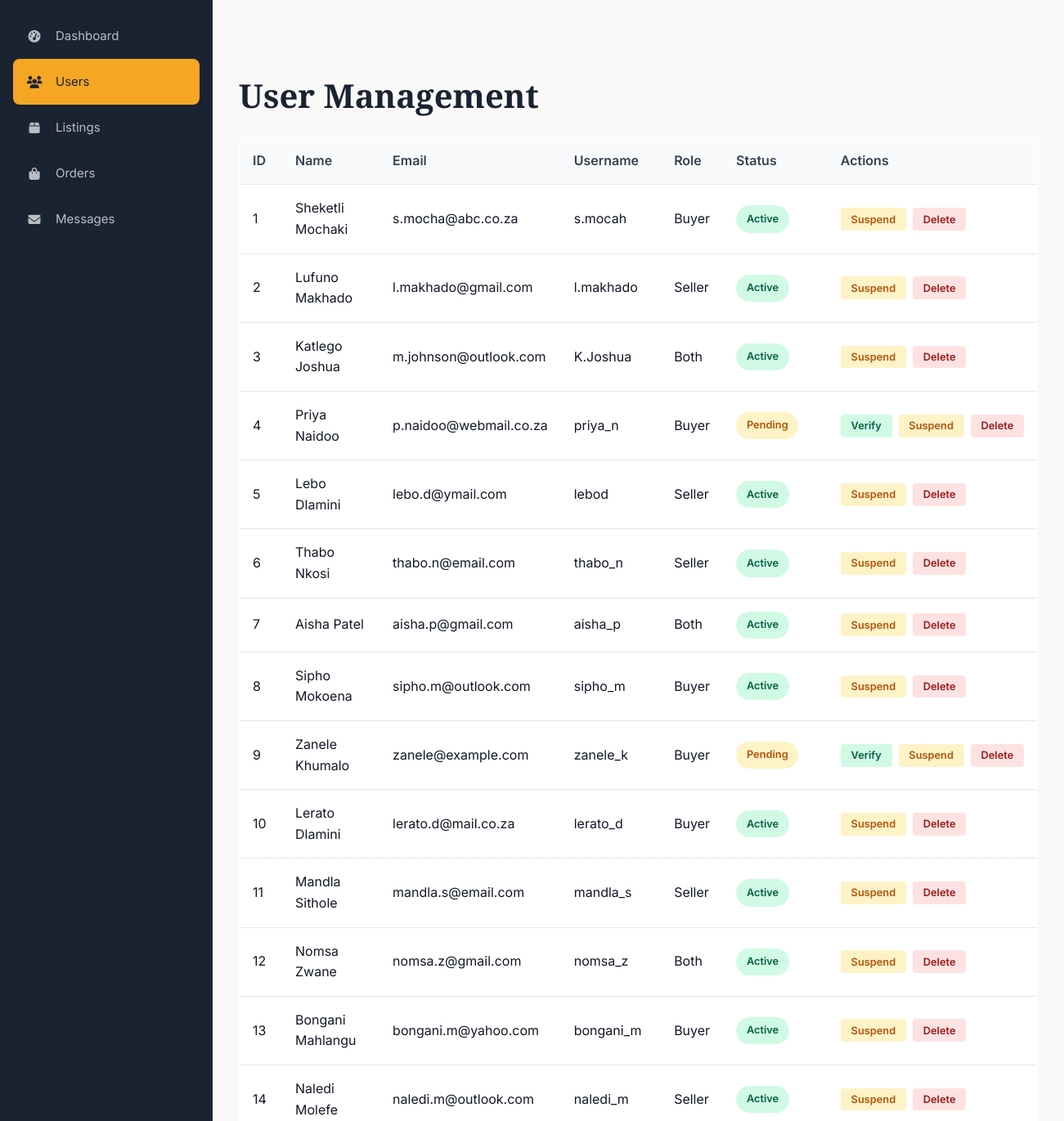
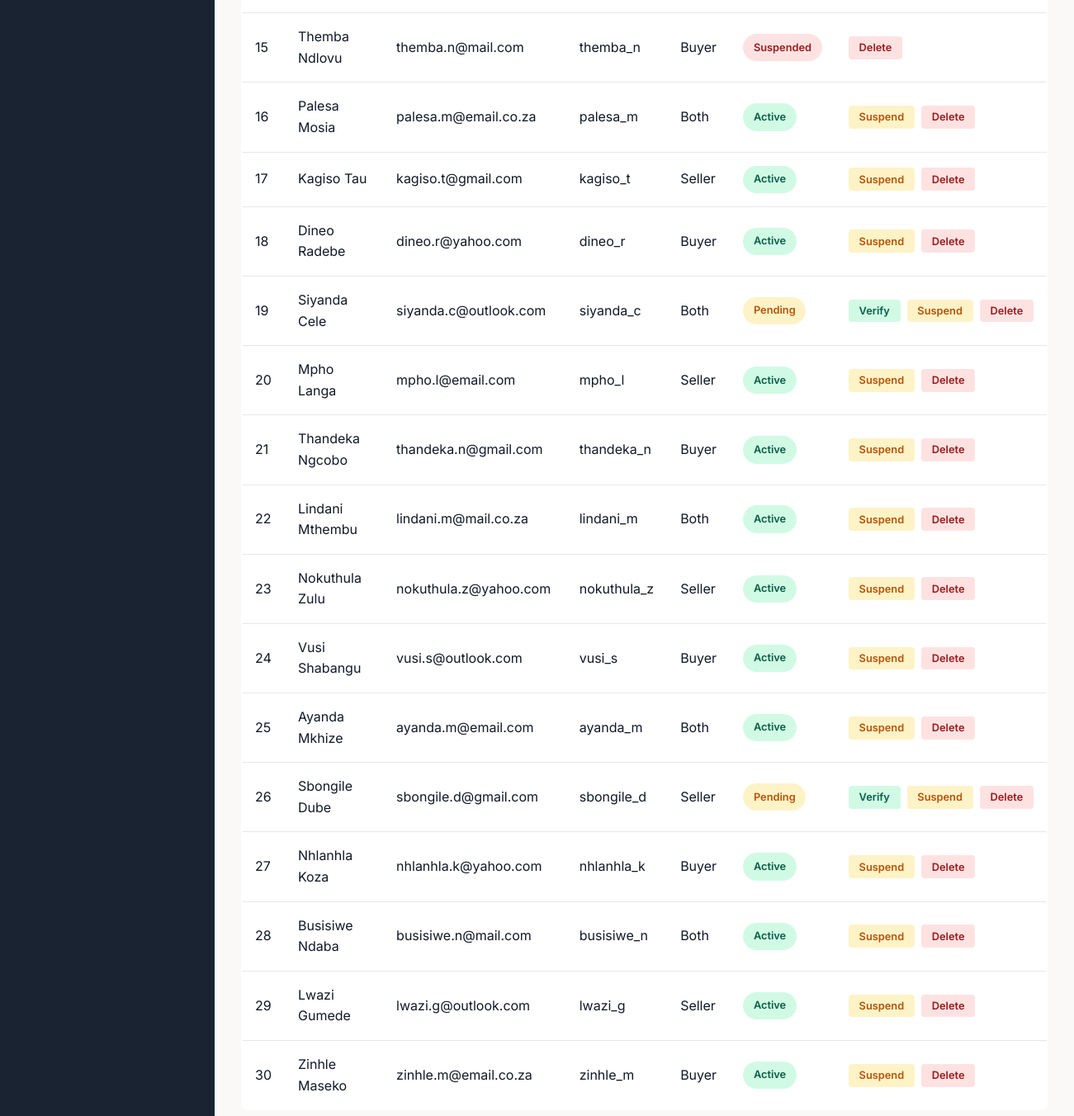
Screenshot of /admin/users.php (signed in) with the database file from the repository (2 pictures, top to bottom).
### tables this page shows
CREATE TABLE tblUser (
    userID INT AUTO_INCREMENT PRIMARY KEY,
    fullName VARCHAR(100) NOT NULL,
    email VARCHAR(150) NOT NULL UNIQUE,
    username VARCHAR(50) NOT NULL UNIQUE,
    passwordHash VARCHAR(255) NOT NULL,
    role ENUM('buyer','seller','both') DEFAULT 'buyer',
    status ENUM('pending','active','suspended') DEFAULT 'pending',
    address TEXT,
    city VARCHAR(100),
    postalCode VARCHAR(20),
    phone VARCHAR(20),
    profilePic VARCHAR(255) DEFAULT 'images/default-avatar.png',
    createdAt TIMESTAMP DEFAULT CURRENT_TIMESTAMP
);

### admin/users.php (the view, shortened to what this page needs)
<?php
require_once '../includes/DBConn.php';
$stmt = $conn->prepare("SELECT * FROM tblUser ORDER BY createdAt DESC");
$stmt->execute();
$usersResult = $stmt->get_result();
$users = $usersResult->fetch_all(MYSQLI_ASSOC);
?>
<?php include 'includes/admin-header.php'; ?>
<h1 style="margin: 0 0 1.5rem 0;">User Management</h1>
<table class="users-table">
    <thead>
        <tr>
            <th>ID</th>
            <th>Name</th>
            <th>Email</th>
            <th>Username</th>
            <th>Role</th>
            <th>Status</th>
            <th>Actions</th>
        </tr>
    </thead>
    <tbody>
        <?php foreach ($users as $user): ?>
            <tr>
                <td><?php echo $user['userID']; ?></td>
                <td><?php echo htmlspecialchars($user['fullName']); ?></td>
                <td><?php echo htmlspecialchars($user['email']); ?></td>
                <td><?php echo htmlspecialchars($user['username']); ?></td>
                <td style="text-transform: capitalize;"><?php echo $user['role']; ?></td>
                <td>
                    <?php
                    $statusClass = 'status-' . $user['status'];
                    ?>
                    <span class="status-badge <?php echo $statusClass; ?>"><?php echo ucfirst($user['status']); ?></span>
                </td>
                <td>
                    <div class="action-buttons">
                        <?php if ($user['status'] === 'pending'): ?>
                            <form method="POST" style="display: inline;">
                                <button type="submit" class="btn-verify">Verify</button>
                            </form>
                        <?php endif; ?>
                        <?php if ($user['status'] !== 'suspended'): ?>
                            <form method="POST" style="display: inline;">
                                <button type="submit" class="btn-suspend">Suspend</button>
                            </form>
                        <?php endif; ?>
                        <form method="POST" style="display: inline;" onsubmit="return confirm('Are you sure you want to delete this user?');">
                            <button type="submit" class="btn-delete">Delete</button>
                        </form>
                    </div>
                </td>
            </tr>
        <?php endforeach; ?>
    </tbody>
</table>
<?php include 'includes/admin-footer.php'; ?>

### css/style.css (style rules this page uses)
:root { --primary-dark: #1a2332; --primary-blue: #2c3e50; --accent-orange: #f5a623; --accent-teal: #00897b; --white: #ffffff; --off-white: #faf9f7; --cream: #f5f3ef; --light-gray: #e5e5e5; --medium-gray: #9ca3af; --dark-gray: #4b5563; --charcoal: #374151; --black: #111827; --success: #10b981; --success-light: #d1fae5; --warning: #f59e0b; --warning-light: #fef3c7; --error: #ef4444; --error-light: #fee2e2; --info: #3b82f6; --info-light: #dbeafe; --font-heading: 'Playfair Display', Georgia, serif; --font-body: 'Inter', -apple-system, BlinkMacSystemFont, sans-serif; --spacing-xs: 0.25rem; --spacing-sm: 0.5rem; --spacing-md: 1rem; --spacing-lg: 1.5rem; --spacing-xl: 2rem; --spacing-2xl: 3rem; --spacing-3xl: 4rem; --radius-sm: 4px; --radius-md: 8px; --radius-lg: 12px; --radius-xl: 16px; --radius-full: 9999px; --shadow-sm: 0 1px 2px rgba(0, 0, 0, 0.05); --shadow-md: 0 4px 6px -1px rgba(0, 0, 0, 0.1); --shadow-lg: 0 10px 15px -3px rgba(0, 0, 0, 0.1); --shadow-xl: 0 20px 25px -5px rgba(0, 0, 0, 0.1); --shadow-hover: 0 12px 40px rgba(0, 0, 0, 0.15); --transition-fast: 0.15s ease; --transition-base: 0.2s ease; --transition-slow: 0.3s ease; --z-dropdown: 100; --z-sticky: 200; --z-fixed: 300; --z-modal-backdrop: 400; --z-modal: 500; --z-toast: 600; }
*, *::before, *::after { box-sizing: border-box; margin: 0; padding: 0; }
html { scroll-behavior: smooth; -webkit-font-smoothing: antialiased; -moz-osx-font-smoothing: grayscale; }
body { font-family: var(--font-body); font-size: 16px; line-height: 1.6; color: var(--black); background-color: var(--off-white); min-height: 100vh; display: flex; flex-direction: column; }
button { font-family: inherit; cursor: pointer; border: none; background: none; }
h1, h2, h3, h4, h5, h6 { font-family: var(--font-heading); font-weight: 600; line-height: 1.3; color: var(--primary-dark); }
h1 { font-size: 2.5rem; }

### admin/users.php (style rules this page uses)
.users-table { width: 100%; border-collapse: collapse; background: white; border: 1px solid #e5e7eb; border-radius: 8px; overflow: hidden; }
.users-table thead { background: #f9fafb; border-bottom: 1px solid #e5e7eb; }
.users-table th { padding: 1rem; text-align: left; font-weight: 600; color: #374151; }
.users-table td { padding: 1rem; border-bottom: 1px solid #e5e7eb; }
.users-table tbody tr:last-child td { border-bottom: none; }
.status-badge { display: inline-block; padding: 0.4rem 0.8rem; border-radius: 999px; font-size: 0.8rem; font-weight: 600; }
.status-pending { background: #fef3c7; color: #b45309; }
.status-active { background: #d1fae5; color: #065f46; }
.status-suspended { background: #fee2e2; color: #991b1b; }
.action-buttons { display: flex; gap: 0.5rem; }
.action-buttons button { padding: 0.4rem 0.8rem; border: none; border-radius: 4px; cursor: pointer; font-size: 0.8rem; font-weight: 600; }
.btn-verify { background: #d1fae5; color: #065f46; }
.btn-suspend { background: #fef3c7; color: #b45309; }
.btn-delete { background: #fee2e2; color: #991b1b; }

### rows the page displays
tbluser: userID "1", fullName "Sheketli Mochaki", email "s.mocha@abc.co.za", username "s.mocah", role "Buyer", status "Active"
tbluser: userID "2", fullName "Lufuno Makhado", email "l.makhado@gmail.com", username "l.makhado", role "Seller", status "Active"
tbluser: userID "3", fullName "Katlego Joshua", email "m.johnson@outlook.com", username "K.Joshua", role "Both", status "Active"
tbluser: userID "4", fullName "Priya Naidoo", email "p.naidoo@webmail.co.za", username "priya_n", role "Buyer", status "Pending"
tbluser: userID "5", fullName "Lebo Dlamini", email "lebo.d@ymail.com", username "lebod", role "Seller", status "Active"
tbluser: userID "6", fullName "Thabo Nkosi", email "thabo.n@email.com", username "thabo_n", role "Seller", status "Active"
tbluser: userID "7", fullName "Aisha Patel", email "aisha.p@gmail.com", username "aisha_p", role "Both", status "Active"
tbluser: userID "8", fullName "Sipho Mokoena", email "sipho.m@outlook.com", username "sipho_m", role "Buyer", status "Active"
tbluser: userID "9", fullName "Zanele Khumalo", email "zanele@example.com", username "zanele_k", role "Buyer", status "Pending"
tbluser: userID "10", fullName "Lerato Dlamini", email "lerato.d@mail.co.za", username "lerato_d", role "Buyer", status "Active"
tbluser: userID "11", fullName "Mandla Sithole", email "mandla.s@email.com", username "mandla_s", role "Seller", status "Active"
tbluser: userID "12", fullName "Nomsa Zwane", email "nomsa.z@gmail.com", username "nomsa_z", role "Both", status "Active"
tbluser: userID "13", fullName "Bongani Mahlangu", email "bongani.m@yahoo.com", username "bongani_m", role "Buyer", status "Active"
tbluser: userID "14", fullName "Naledi Molefe", email "naledi.m@outlook.com", username "naledi_m", role "Seller", status "Active"
tbluser: userID "15", fullName "Themba Ndlovu", email "themba.n@mail.com", username "themba_n", role "Buyer", status "Suspended"
tbluser: userID "16", fullName "Palesa Mosia", email "palesa.m@email.co.za", username "palesa_m", role "Both", status "Active"
tbluser: userID "17", fullName "Kagiso Tau", email "kagiso.t@gmail.com", username "kagiso_t", role "Seller", status "Active"
tbluser: userID "18", fullName "Dineo Radebe", email "dineo.r@yahoo.com", username "dineo_r", role "Buyer", status "Active"
tbluser: userID "19", fullName "Siyanda Cele", email "siyanda.c@outlook.com", username "siyanda_c", role "Both", status "Pending"
tbluser: userID "20", fullName "Mpho Langa", email "mpho.l@email.com", username "mpho_l", role "Seller", status "Active"
tbluser: userID "21", fullName "Thandeka Ngcobo", email "thandeka.n@gmail.com", username "thandeka_n", role "Buyer", status "Active"
tbluser: userID "22", fullName "Lindani Mthembu", email "lindani.m@mail.co.za", username "lindani_m", role "Both", status "Active"
tbluser: userID "23", fullName "Nokuthula Zulu", email "nokuthula.z@yahoo.com", username "nokuthula_z", role "Seller", status "Active"
tbluser: userID "24", fullName "Vusi Shabangu", email "vusi.s@outlook.com", username "vusi_s", role "Buyer", status "Active"
tbluser: userID "25", fullName "Ayanda Mkhize", email "ayanda.m@email.com", username "ayanda_m", role "Both", status "Active"
tbluser: userID "26", fullName "Sbongile Dube", email "sbongile.d@gmail.com", username "sbongile_d", role "Seller", status "Pending"
tbluser: userID "27", fullName "Nhlanhla Koza", email "nhlanhla.k@yahoo.com", username "nhlanhla_k", role "Buyer", status "Active"
tbluser: userID "28", fullName "Busisiwe Ndaba", email "busisiwe.n@mail.com", username "busisiwe_n", role "Both", status "Active"
tbluser: userID "29", fullName "Lwazi Gumede", email "lwazi.g@outlook.com", username "lwazi_g", role "Seller", status "Active"
tbluser: userID "30", fullName "Zinhle Maseko", email "zinhle.m@email.co.za", username "zinhle_m", role "Buyer", status "Active"
